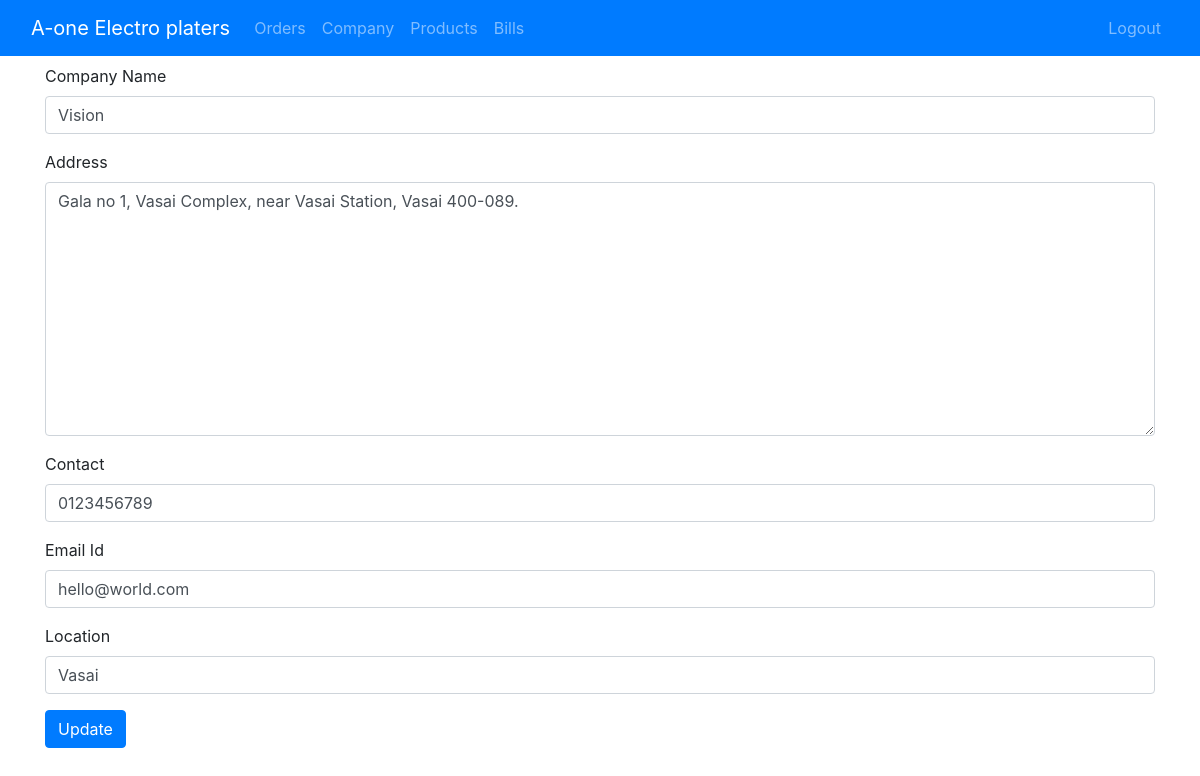
/company/update/11/ (signed in), run on the app's committed database.
### company/models.py (models this page shows, shortened)
class Company(models.Model):
    compID = models.AutoField(primary_key=True, editable=False, unique=True)
    compName = models.CharField(max_length=256, verbose_name="Company Name")
    CompAddress = models.TextField(verbose_name="Address")
    compContact = models.CharField(max_length=20, verbose_name="Contact")
    compEmail = models.EmailField(blank=True, verbose_name="Email Id")
    compLocation = models.CharField(max_length=150, blank=True, verbose_name="Location")

### company/views.py (the view)
# urls.py: path('update/<int:pk>/', views.UpdateCompany.as_view(), name="updateCompany"),
class UpdateCompany(LoginRequiredMixin, generic.UpdateView):
    model = Company
    fields = "__all__"
    template_name_suffix = "_update_form"
    success_url = reverse_lazy('company:listCompany')

### company/templates/company/company_update_form.html (shortened to what this page needs)
{% extends "base.html" %}
{% load bootstrap4 %}
{% block content %}
<form method="POST">
    {% bootstrap_form form %}
    {% buttons %}
    <button type="submit" class="btn btn-primary btn-large" > Update </button>
    {% endbuttons %}
</form>
{% endblock %}

### data on the page
Company: compName "Vision", CompAddress "Gala no 1, Vasai Complex, near Vasai Station, Vasai 400-089.", compContact "0123456789", compEmail "hello@world.com", compLocation "Vasai"
